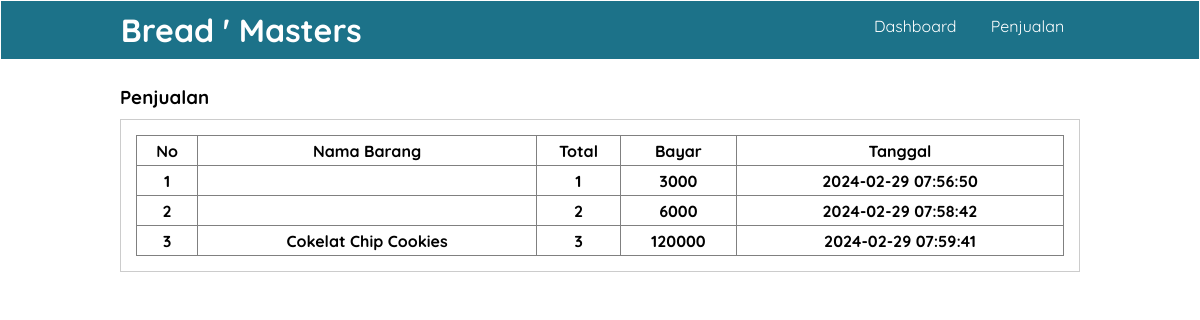
Screenshot of /penjualan.php (signed in) with the database file from the repository.
### tables this page shows
CREATE TABLE `penjualan` (
  `id_penjualan` int(11) NOT NULL,
  `id_toko` int(11) NOT NULL,
  `id_user` int(11) NOT NULL,
  `tanggal_penjualan` date NOT NULL,
  `id_pelanggan` int(11) NOT NULL,
  `nama_barang` varchar(255) NOT NULL,
  `qty` int(11) NOT NULL,
  `total` int(11) NOT NULL,
  `bayar` int(11) NOT NULL,
  `sisa` int(11) NOT NULL,
  `keterangan` varchar(100) NOT NULL,
  `created_at` timestamp NOT NULL DEFAULT current_timestamp() ON UPDATE current_timestamp()
);

### penjualan.php (the view, shortened to what this page needs)
<?php
include "koneksi.php";
    $query = mysqli_query($conn,'SELECT * FROM penjualan');
?>
<!DOCTYPE html>
<html lang="en">
<head>
    <link rel="stylesheet" href="dekorasi.css">
</head>
<body>
    <header>
        <div class="container">
        <h1><a href="dashboard.php">Bread ' Masters</a></h1>
        <ul>
            <li><a href="dashboard.php">Dashboard</a></li>
            <li><a href="penjualan.php">Penjualan</a></li>
        </ul>
        </div>
    </header>
    <div class="section">
        <div class="container">
            <h3>Penjualan</h3>
            <div class="box">
                <table border="1" cellspacing="0" class="table">
                    <thead>
                        <tr>
                            <th width="60px">No</th>
                            <th>Nama Barang</th>
                            <th>Total</th>
                            <th>Bayar</th>
                            <th>Tanggal</th>
                        </tr>
                    </thead>
                    <tbody>
                    <?php
                   $no = 1;
                   while($penjualan = mysqli_fetch_assoc($query)):?>
                       <tr>
                       <th><?php echo $no++ ?></th>
                       <th><?php echo $penjualan["nama_barang"] ?></th>
                        <th><?php echo $penjualan["qty"] ?></th>
                       <th><?php echo $penjualan["total"] ?></th>
                       <th><?php echo $penjualan["created_at"] ?></th>
                       </tr>
                   <?php endwhile ?>
</body>
</html>

### dekorasi.css (style rules this page uses)
* { padding: 0; margin: 0; font-family: 'quicksand', sans-serif; }
a { color: inherit; text-decoration: none; }
body { background-color: #fff }
header { border: 1px solid; background-color: #1c7289; color: #fff; }
header h1 { float: left; padding: 9px 0; }
header ul { float: right; }
header ul li { display: inline-block; }
header ul li a { padding: 15px; display: inline-block; }
.container { width: 80%; margin: 0 auto; }
.container:after { content: ''; display: block; clear: both; }
.section { padding: 25px 0; }
.box { background-color: #fff; border: 1px solid #ccc; padding: 15px; box-sizing: border-box; margin: 10px 0 25px 0; }
.box:after { content: ''; display: block; clear: both; }
.table { width: 100%; border-collapse: collapse; }
.table tr { height: 30px; }

### rows the page displays
penjualan: qty "1", total "3000", created_at "2024-02-29 07:56:50"
penjualan: qty "2", total "6000", created_at "2024-02-29 07:58:42"
penjualan: nama_barang "Cokelat Chip Cookies", qty "3", total "120000", created_at "2024-02-29 07:59:41"
